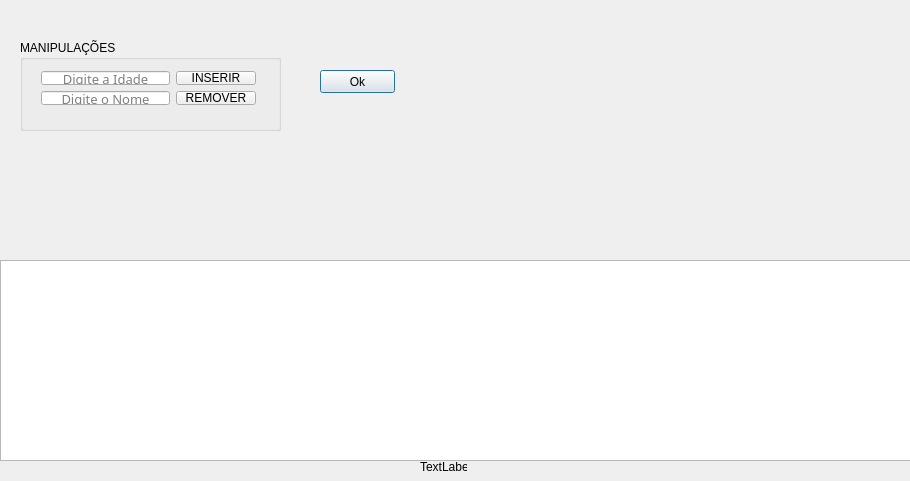
<?xml version="1.0" encoding="UTF-8"?>
<ui version="4.0">
 <class>Dialog</class>
 <widget class="QDialog" name="Dialog">
  <property name="geometry">
   <rect>
    <x>0</x>
    <y>0</y>
    <width>910</width>
    <height>481</height>
   </rect>
  </property>
  <property name="windowTitle">
   <string>Dialog</string>
  </property>
  <widget class="QGraphicsView" name="graphicsView">
   <property name="geometry">
    <rect>
     <x>0</x>
     <y>260</y>
     <width>911</width>
     <height>201</height>
    </rect>
   </property>
  </widget>
  <widget class="QLabel" name="label">
   <property name="geometry">
    <rect>
     <x>420</x>
     <y>460</y>
     <width>47</width>
     <height>13</height>
    </rect>
   </property>
   <property name="text">
    <string>TextLabel</string>
   </property>
  </widget>
  <widget class="QPushButton" name="botaoOk">
   <property name="geometry">
    <rect>
     <x>320</x>
     <y>70</y>
     <width>75</width>
     <height>23</height>
    </rect>
   </property>
   <property name="text">
    <string>Ok</string>
   </property>
  </widget>
  <widget class="QGroupBox" name="groupBox">
   <property name="geometry">
    <rect>
     <x>20</x>
     <y>40</y>
     <width>261</width>
     <height>91</height>
    </rect>
   </property>
   <property name="title">
    <string>MANIPULAÇÕES</string>
   </property>
   <widget class="QWidget" name="layoutWidget">
    <property name="geometry">
     <rect>
      <x>10</x>
      <y>20</y>
      <width>237</width>
      <height>56</height>
     </rect>
    </property>
    <layout class="QHBoxLayout" name="horizontalLayout">
     <item>
      <layout class="QVBoxLayout" name="verticalLayout_2">
       <item>
        <widget class="QLineEdit" name="editaIdade">
         <property name="font">
          <font>
           <family>Arial Rounded MT Bold</family>
           <pointsize>10</pointsize>
           <italic>false</italic>
           <underline>false</underline>
           <strikeout>false</strikeout>
           <kerning>true</kerning>
          </font>
         </property>
         <property name="text">
          <string notr="true"/>
         </property>
         <property name="maxLength">
          <number>3</number>
         </property>
         <property name="echoMode">
          <enum>QLineEdit::Normal</enum>
         </property>
         <property name="alignment">
          <set>Qt::AlignCenter</set>
         </property>
         <property name="placeholderText">
          <string notr="true">Digite a Idade</string>
         </property>
        </widget>
       </item>
       <item>
        <widget class="QLineEdit" name="editaNome">
         <property name="enabled">
          <bool>true</bool>
         </property>
         <property name="font">
          <font>
           <family>Arial Rounded MT Bold</family>
           <pointsize>10</pointsize>
           <italic>false</italic>
           <underline>false</underline>
           <strikeout>false</strikeout>
           <kerning>true</kerning>
          </font>
         </property>
         <property name="text">
          <string notr="true"/>
         </property>
         <property name="maxLength">
          <number>3</number>
         </property>
         <property name="echoMode">
          <enum>QLineEdit::Normal</enum>
         </property>
         <property name="alignment">
          <set>Qt::AlignCenter</set>
         </property>
         <property name="placeholderText">
          <string notr="true">Digite o Nome</string>
         </property>
        </widget>
       </item>
      </layout>
     </item>
     <item>
      <layout class="QVBoxLayout" name="verticalLayout">
       <item>
        <widget class="QPushButton" name="botaoInserir">
         <property name="text">
          <string>INSERIR</string>
         </property>
        </widget>
       </item>
       <item>
        <widget class="QPushButton" name="botaoRemover">
         <property name="text">
          <string>REMOVER</string>
         </property>
        </widget>
       </item>
      </layout>
     </item>
    </layout>
   </widget>
  </widget>
 </widget>
 <layoutdefault spacing="6" margin="11"/>
 <resources/>
 <connections/>
</ui>
